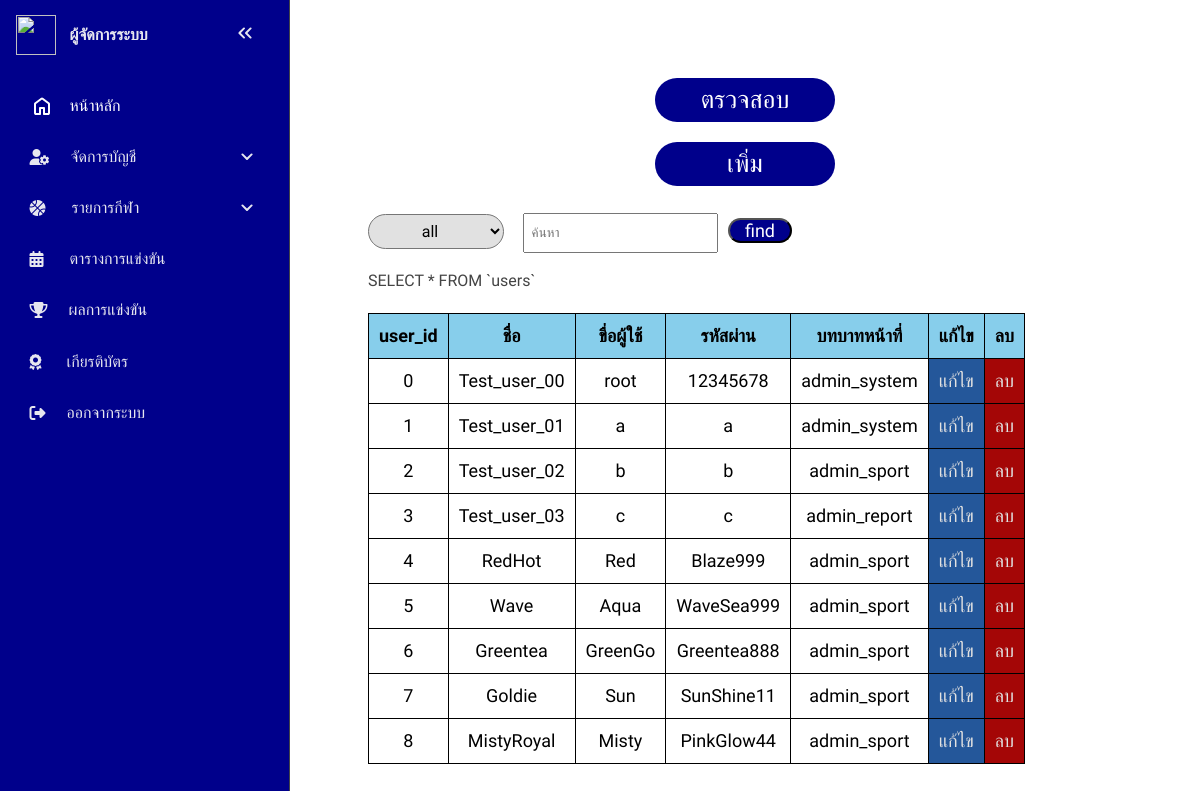
The app's page /admin_system.php?page=admin_system&sub_page=view (signed in), older data.
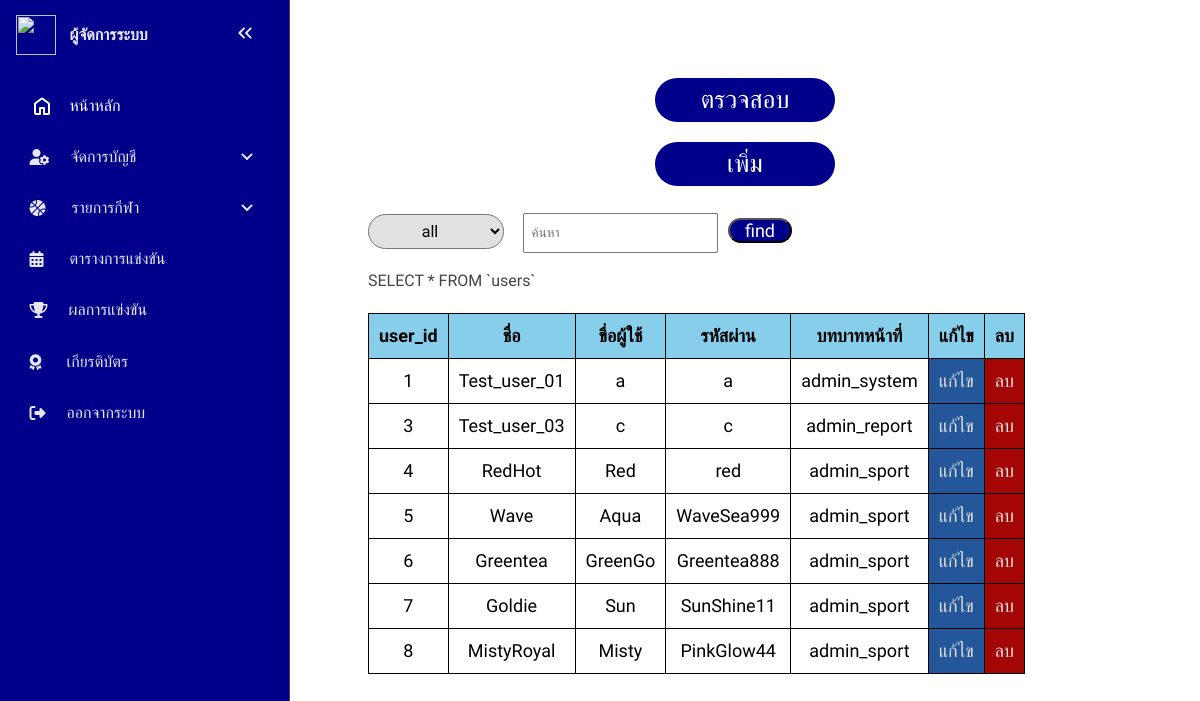
The same page, newer data.
### tables this page shows
CREATE TABLE `users` (
  `user_id` int(3) NOT NULL,
  `user_name` varchar(64) NOT NULL,
  `user_username` varchar(32) NOT NULL,
  `user_password` varchar(64) NOT NULL,
  `user_role` varchar(16) NOT NULL
);

### admin/view/view_admin_sys.php (the view, shortened to what this page needs)
<body>
	<form method="post" action="admin_system.php?page=admin_system&sub_page=view">
		<select class="select_box" name="filier">
			<option value="">all</option>
		</select>
		<input type="text" class="box_acc" name="search" placeholder="  ค้นหา">
		<input type="submit" name="find" value="find" class="btn_acc">
	</form>
	<?php
		$sql_find_users = "SELECT * FROM `users`";
		$value_find_role = "";
		$conjunction_sql = "";
		$value_find_id_or_name = "";
		$sql_search_user = $sql_find_users.$value_find_role.$conjunction_sql.$value_find_id_or_name;
		echo $sql_search_user;
	 ?>
	<table style="margin-top: 20px; border-collapse: collapse; ">
		<tr>
			<th>user_id</th>
			<th>ชื่อ</th>
			<th>ขื่อผู้ใช้</th>
			<th>รหัสผ่าน</th>
			<th>บทบาทหน้าที่</th>
			<th>แก้ไข</th>
			<th>ลบ</th>
		</tr>
		<?php
			$result_find_users = mysqli_query($conn, $sql_search_user);
			if (mysqli_num_rows($result_find_users) > 0) {
				while ($row_find_users = mysqli_fetch_assoc($result_find_users)) {
					echo "<tr>
							<td>".$row_find_users['user_id']."</td>
							<td>".$row_find_users['user_name']."</td>
							<td>".$row_find_users['user_username']."</td>
							<td>".$row_find_users['user_password']."</td>
							<td>".$row_find_users['user_role']."</td>
							<td class=edit><a href=\"admin_system.php?page=admin_system&sub_page=edit&user_id=".$row_find_users['user_id']."\">แก้ไข</a></td>
							<td class=del><a href=\"admin_system.php?page=admin_system&sub_page=delete&user_id=".$row_find_users['user_id']."\">ลบ</a></td>
						</tr>";
				}
			}else{
				echo "no user found...";
			}
		 ?>
	</table>
</body>

Row changes from the older to the newer data that the page shows:
removed users: user_id "0", user_name "Test_user_00", user_username "root", user_password "12345678", user_role "admin_system"
removed users: user_id "2", user_name "Test_user_02", user_username "b", user_password "b", user_role "admin_sport"
changed users "RedHot": user_password "Blaze999" → "red"
